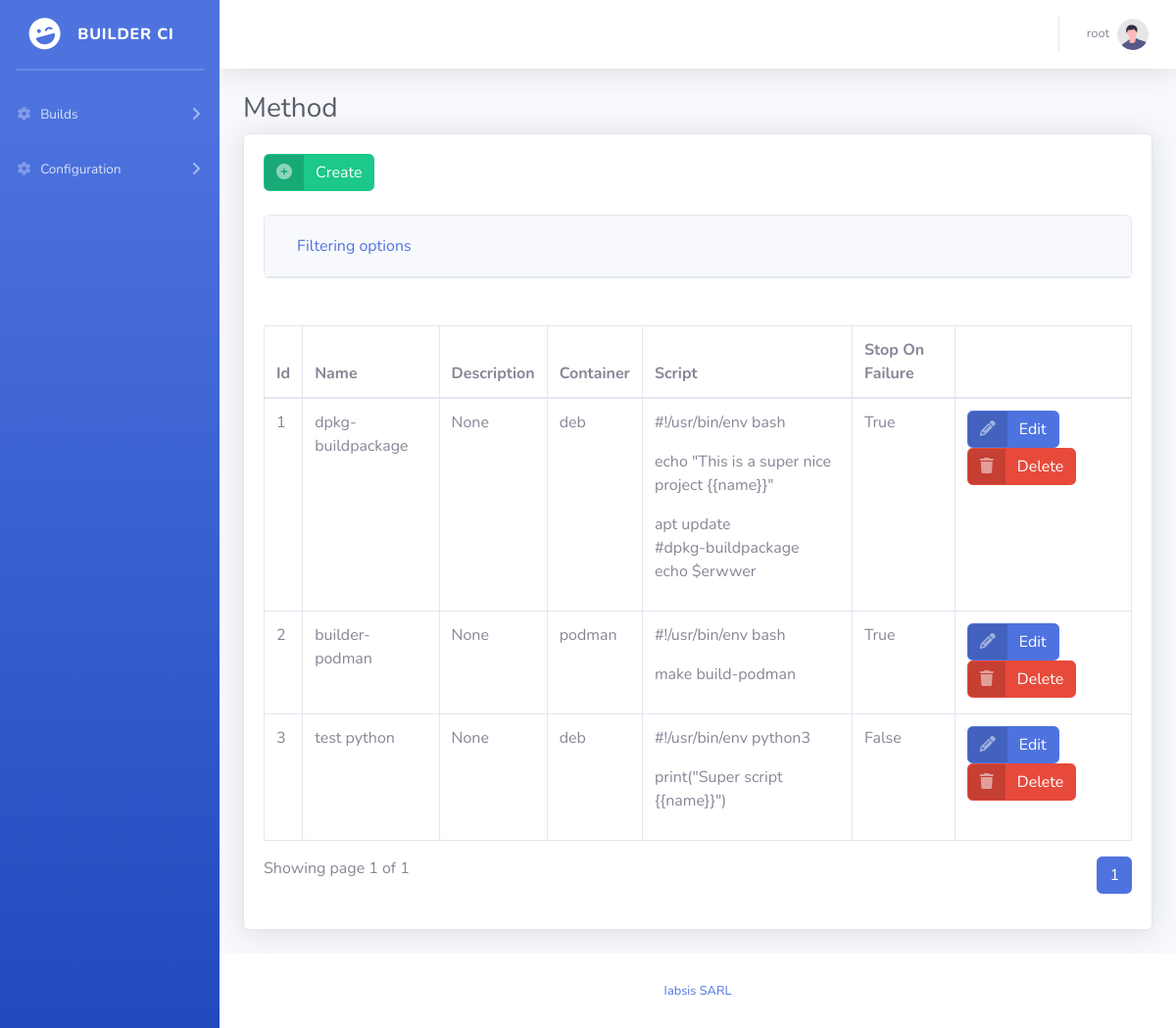
Screenshot of /flow/method/ (signed in) with the database file from the repository.
### flow/models.py (models this page shows, shortened)
class Method(models.Model):
    name = models.CharField(max_length=40)
    description = models.CharField(max_length=50, null=True, blank=True)
    container = models.ForeignKey('container.Container', on_delete=models.CASCADE)
    script = models.TextField(help_text="Define the Dockerfile content, use {{var}} for automatic replacement for key defined in options. {{name}} can be used for the project name, {{url}} and {{branch}} are replaced by git respective info")
    stop_on_failure = models.BooleanField(default=True)
    secrets = models.ManyToManyField('secret.Secret', blank=True, help_text="Secrets will be exposed as environement variable with same name")

### container/models.py (models this page shows, shortened)
class Container(models.Model):
    name = models.SlugField(max_length=40)
    dockerfile = models.TextField(blank=True, validators=[validator.validate_dockerfile], help_text="Define the Dockerfile content, use {{var}} for automatic replacement for key defined in options.")
    target_tag = models.CharField(max_length=50, default='builder-{{image}}-{{tag}}')
    default_options = models.JSONField(default=dict, null=True, blank=True)
    options_are_mandatory = models.BooleanField(default=False, help_text="Define if {{var}} defined in are mandatory in build request, otherwise fallback to default options that must be defined.")
    def __str__(self):
        return self.name

### sbadmin2/views.py (the view)
class GenericViewList(LoginRequiredMixin, FilterView):
    paginate_by = 10
    show_filter = True
    @property
    def view_url(self):
        return resolve(
            self.request.path_info).url_name + '_view'
    @property
    def create_url(self):
        return resolve(
          self.request.path_info).url_name + '_create'
    @property
    def delete_url(self):
        return resolve(
          self.request.path_info).url_name + '_delete'
    @property
    def update_url(self):
        return resolve(
          self.request.path_info).url_name + '_update'
    def get_filterset_class(self):
        filtered_fields = []
        for field in self.model._meta.fields:
            if isinstance(field, models.CharField):
                filtered_fields.append(field.name)
            if isinstance(field, models.ForeignKey):
                filtered_fields.append(field.name)
        return filterset_factory(model=self.model, fields=filtered_fields)
    def get_context_data(self, **kwargs):
        context = super().get_context_data(**kwargs)
        context['title'] = self.model.__name__
        context['field_list'] = [
            field.name for field in self.model._meta.fields]
        if named_url_exist(self.create_url):
            context['create_url'] = self.create_url
        if named_url_exist(self.delete_url):
            context['delete_url'] = self.delete_url
        if named_url_exist(self.update_url):
            context['update_url'] = self.update_url
        if named_url_exist(self.view_url):
            context['view_url'] = self.view_url
        filter_dict = self.filterset.data.copy()
        if filter_dict.get('page'):
            del filter_dict['page']
        context['filter_args'] = "&" + "&".join([f"{key}={value}" for key, value in filter_dict.items()])
        context['filter_active'] = len(filter_dict)
        context['show_filter'] = self.show_filter
        return context
    def get_template_names(self):
        app_label = self.model._meta.app_label
        model_name = self.model._meta.model_name
        default_template_name = f"{app_label}/{model_name}_list.html"
        try:
            get_template(default_template_name)
            return [default_template_name]
        except TemplateDoesNotExist:
            if settings.DEBUG:
                logger.info(f"{default_template_name} not found, falling to default")
            return ['list.html']

### sbadmin2/templatetags/table.py (called while the page is built)
@register.filter()
def field_name_to_label(value):
    value = value.replace('_', ' ')
    return value.title()

@register.filter
def get_field_value(obj, field_name):
    return getattr(obj, field_name)

### sbadmin2/views.py (called while the page is built)
def named_url_exist(name):
    for x in get_resolver(None).reverse_dict.items():
        if x[0] == name:
            return True
    return False

### sbadmin2/templates/list.html (shortened to what this page needs)
{% extends "layouts/base.html" %}
{% load static %}
{% load table %}
{% block content %}
<div class="container-fluid">
    <h1 class="h3 mb-2 text-gray-800">{{title}}</h1>
    <div class="card shadow mb-4">
        <div class="card-body">
            {% if create_url %}
            <a href="{% url create_url %}" class="btn btn-success btn-icon-split mb-4">
                <span class="icon text-white-50">
                    <i class="fas fa-plus-circle"></i>
                </span>
                <span class="text">Create</span>
            </a>
            {% endif %}
            {% include 'includes/filter.html' %}
            <div class="table-responsive">
                <table class="table table-bordered" id="dataTable" width="100%" cellspacing="0">
                    <thead>
                        <tr>
                            {% for field in field_list %}
                            <th>{{ field|field_name_to_label }}</th>
                            {% endfor %}
                            <th></th>
                        </tr>
                    </thead>
                    <tbody>
                        {% for obj in object_list %}
                        <tr>
                            {% for field in field_list %}
                            <td>{{ obj|get_field_value:field|linebreaks }}</td>
                            {% endfor %}
                            <td>
                                {% if update_url %}
                                <a href="{% url update_url obj.pk %}" class="btn btn-primary btn-icon-split">
                                    <span class="icon text-white-50">
                                        <i class="fas fa-pencil"></i>
                                    </span>
                                    <span class="text">Edit</span>
                                </a>
                                {% endif %}
                                {% if delete_url %}
                                <a href="{% url delete_url obj.pk %}" class="btn btn-danger btn-icon-split">
                                    <span class="icon text-white-50">
                                        <i class="fas fa-trash"></i>
                                    </span>
                                    <span class="text">Delete</span>
                                </a>
                                {% endif %}
                            </td>
                        </tr>
                        {% endfor %}
                    </tbody>
                </table>
            </div>
            {% include 'includes/pagination.html' %}
        </div>
    </div>
</div>
{% endblock content %}

### core/templates/includes/nav/profile.html (shortened to what this page needs)
{% load static %}
<li class="nav-item dropdown no-arrow">
    <a class="nav-link dropdown-toggle" href="#" id="userDropdown" role="button" data-toggle="dropdown"
        aria-haspopup="true" aria-expanded="false">
        <span class="mr-2 d-none d-lg-inline text-gray-600 small">{{request.user}}</span>
        <img class="img-profile rounded-circle" src="{% static 'img/undraw_profile.svg' %}">
    </a>
</li>

### rows the page displays
Method: field_list "1" "dpkg-buildpackage" "None" "deb" "#!/usr/bin/env bash echo \"This is a super nice project {{name}}\" apt update #dpkg-buildpackage echo $erwwer" "True"
Method: field_list "2" "builder-podman" "None" "podman" "#!/usr/bin/env bash make build-podman" "True"
Method: field_list "3" "test python" "None" "deb" "#!/usr/bin/env python3 print(\"Super script {{name}}\")" "False"

### other values shown
{{ request.user }} "root"
{{ title }} "Method"
{{ field|field_name_to_label }} "Id" "Name" "Description" "Container" "Script" "Stop On Failure"
{{ page_obj.number }} "1"
{{ page_obj.paginator.num_pages }} "1"
{{ page }} "1"
